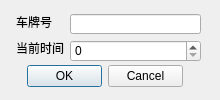
<?xml version="1.0" encoding="UTF-8"?>
<ui version="4.0">
 <class>enterDialog</class>
 <widget class="QDialog" name="enterDialog">
  <property name="geometry">
   <rect>
    <x>0</x>
    <y>0</y>
    <width>220</width>
    <height>100</height>
   </rect>
  </property>
  <property name="minimumSize">
   <size>
    <width>220</width>
    <height>100</height>
   </size>
  </property>
  <property name="maximumSize">
   <size>
    <width>220</width>
    <height>100</height>
   </size>
  </property>
  <property name="windowTitle">
   <string>Dialog</string>
  </property>
  <widget class="QDialogButtonBox" name="buttonBox_2">
   <property name="geometry">
    <rect>
     <x>27</x>
     <y>65</y>
     <width>156</width>
     <height>23</height>
    </rect>
   </property>
   <property name="orientation">
    <enum>Qt::Horizontal</enum>
   </property>
   <property name="standardButtons">
    <set>QDialogButtonBox::Cancel|QDialogButtonBox::Ok</set>
   </property>
  </widget>
  <widget class="QLabel" name="label_2">
   <property name="geometry">
    <rect>
     <x>16</x>
     <y>40</y>
     <width>48</width>
     <height>16</height>
    </rect>
   </property>
   <property name="text">
    <string>当前时间</string>
   </property>
  </widget>
  <widget class="QLineEdit" name="idInput">
   <property name="geometry">
    <rect>
     <x>70</x>
     <y>14</y>
     <width>131</width>
     <height>20</height>
    </rect>
   </property>
  </widget>
  <widget class="QLabel" name="label">
   <property name="geometry">
    <rect>
     <x>16</x>
     <y>14</y>
     <width>36</width>
     <height>16</height>
    </rect>
   </property>
   <property name="text">
    <string>车牌号</string>
   </property>
  </widget>
  <widget class="QSpinBox" name="timeInput">
   <property name="geometry">
    <rect>
     <x>70</x>
     <y>40</y>
     <width>131</width>
     <height>22</height>
    </rect>
   </property>
  </widget>
 </widget>
 <resources/>
 <connections/>
</ui>
